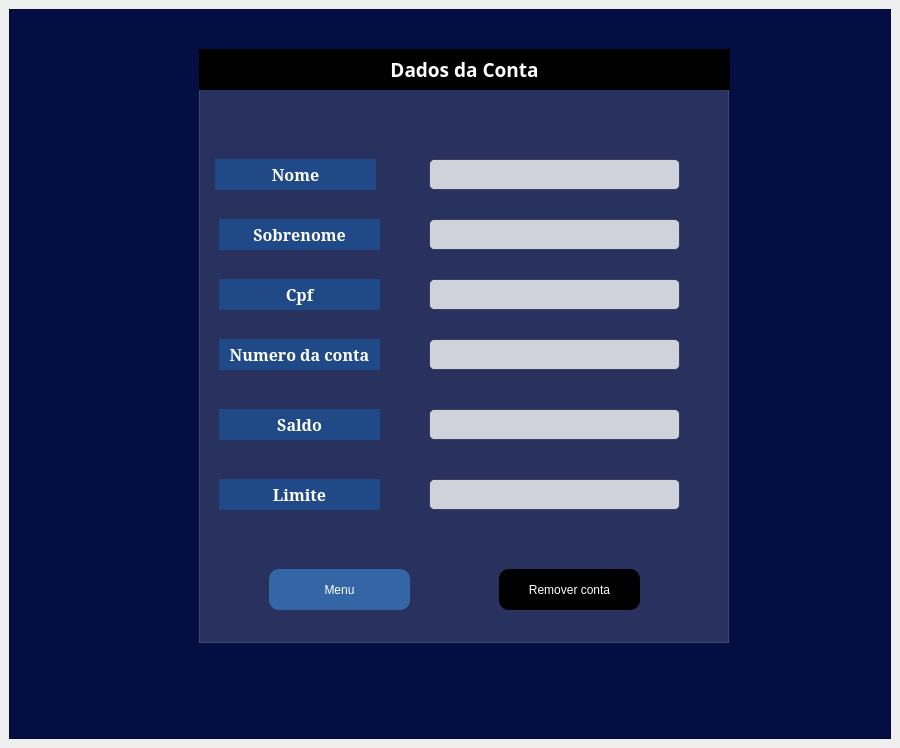
<?xml version="1.0" encoding="UTF-8"?>
<ui version="4.0">
 <class>tela_dados</class>
 <widget class="QMainWindow" name="tela_dados">
  <property name="geometry">
   <rect>
    <x>0</x>
    <y>0</y>
    <width>900</width>
    <height>748</height>
   </rect>
  </property>
  <property name="minimumSize">
   <size>
    <width>540</width>
    <height>650</height>
   </size>
  </property>
  <property name="maximumSize">
   <size>
    <width>1024</width>
    <height>748</height>
   </size>
  </property>
  <property name="windowTitle">
   <string>MainWindow</string>
  </property>
  <widget class="QWidget" name="centralwidget">
   <layout class="QVBoxLayout" name="verticalLayout">
    <item>
     <widget class="QFrame" name="frame">
      <property name="styleSheet">
       <string notr="true">background-color: rgb(4, 14, 66);
color: rgb(255, 255, 255);</string>
      </property>
      <property name="frameShape">
       <enum>QFrame::StyledPanel</enum>
      </property>
      <property name="frameShadow">
       <enum>QFrame::Raised</enum>
      </property>
      <widget class="QFrame" name="frame_2">
       <property name="geometry">
        <rect>
         <x>190</x>
         <y>80</y>
         <width>530</width>
         <height>554</height>
        </rect>
       </property>
       <property name="styleSheet">
        <string notr="true">background-color:rgba(255, 253, 253, 38);
marggin: auto;</string>
       </property>
       <property name="frameShape">
        <enum>QFrame::StyledPanel</enum>
       </property>
       <property name="frameShadow">
        <enum>QFrame::Raised</enum>
       </property>
       <widget class="QLineEdit" name="lineEdit">
        <property name="geometry">
         <rect>
          <x>230</x>
          <y>70</y>
          <width>251</width>
          <height>31</height>
         </rect>
        </property>
        <property name="font">
         <font>
          <pointsize>13</pointsize>
         </font>
        </property>
        <property name="styleSheet">
         <string notr="true">border-radius: 5px;
background-color: rgba(255, 255, 255, 198);
border: 1px solid rgba(3, 20, 52, 150);
color: rgb(0, 0, 0);</string>
        </property>
        <property name="alignment">
         <set>Qt::AlignCenter</set>
        </property>
        <property name="placeholderText">
         <string/>
        </property>
       </widget>
       <widget class="QLineEdit" name="lineEdit_2">
        <property name="geometry">
         <rect>
          <x>230</x>
          <y>130</y>
          <width>251</width>
          <height>31</height>
         </rect>
        </property>
        <property name="font">
         <font>
          <pointsize>13</pointsize>
         </font>
        </property>
        <property name="styleSheet">
         <string notr="true">border-radius: 5px;
background-color: rgba(255, 255, 255, 198);
border: 1px solid rgba(3, 20, 52, 150);
color: rgb(0, 0, 0);</string>
        </property>
        <property name="text">
         <string/>
        </property>
        <property name="alignment">
         <set>Qt::AlignCenter</set>
        </property>
        <property name="placeholderText">
         <string/>
        </property>
       </widget>
       <widget class="QLineEdit" name="lineEdit_3">
        <property name="geometry">
         <rect>
          <x>230</x>
          <y>190</y>
          <width>251</width>
          <height>31</height>
         </rect>
        </property>
        <property name="font">
         <font>
          <pointsize>13</pointsize>
         </font>
        </property>
        <property name="styleSheet">
         <string notr="true">border-radius: 5px;
background-color: rgba(255, 255, 255, 198);
border: 1px solid rgba(3, 20, 52, 150);
color: rgb(0, 0, 0);
</string>
        </property>
        <property name="maxLength">
         <number>11</number>
        </property>
        <property name="alignment">
         <set>Qt::AlignCenter</set>
        </property>
        <property name="placeholderText">
         <string/>
        </property>
       </widget>
       <widget class="QLineEdit" name="lineEdit_4">
        <property name="geometry">
         <rect>
          <x>230</x>
          <y>250</y>
          <width>251</width>
          <height>31</height>
         </rect>
        </property>
        <property name="font">
         <font>
          <pointsize>13</pointsize>
         </font>
        </property>
        <property name="styleSheet">
         <string notr="true">border-radius: 5px;
background-color: rgba(255, 255, 255, 198);
border: 1px solid rgba(3, 20, 52, 150);
color: rgb(0, 0, 0);</string>
        </property>
        <property name="maxLength">
         <number>16</number>
        </property>
        <property name="alignment">
         <set>Qt::AlignCenter</set>
        </property>
        <property name="placeholderText">
         <string/>
        </property>
       </widget>
       <widget class="QLineEdit" name="lineEdit_5">
        <property name="geometry">
         <rect>
          <x>230</x>
          <y>320</y>
          <width>251</width>
          <height>31</height>
         </rect>
        </property>
        <property name="font">
         <font>
          <pointsize>13</pointsize>
         </font>
        </property>
        <property name="styleSheet">
         <string notr="true">border-radius: 5px;
background-color: rgba(255, 255, 255, 198);
border: 1px solid rgba(3, 20, 52, 150);
color: rgb(0, 0, 0);
</string>
        </property>
        <property name="alignment">
         <set>Qt::AlignCenter</set>
        </property>
        <property name="placeholderText">
         <string/>
        </property>
       </widget>
       <widget class="QLineEdit" name="lineEdit_6">
        <property name="geometry">
         <rect>
          <x>230</x>
          <y>390</y>
          <width>251</width>
          <height>31</height>
         </rect>
        </property>
        <property name="font">
         <font>
          <pointsize>13</pointsize>
         </font>
        </property>
        <property name="styleSheet">
         <string notr="true">border-radius: 5px;
background-color: rgba(255, 255, 255, 198);
border: 1px solid rgba(3, 20, 52, 150);
color: rgb(0, 0, 0);</string>
        </property>
        <property name="alignment">
         <set>Qt::AlignCenter</set>
        </property>
        <property name="placeholderText">
         <string/>
        </property>
       </widget>
       <widget class="QLabel" name="label">
        <property name="geometry">
         <rect>
          <x>16</x>
          <y>70</y>
          <width>161</width>
          <height>31</height>
         </rect>
        </property>
        <property name="font">
         <font>
          <family>Serif</family>
          <pointsize>12</pointsize>
          <weight>75</weight>
          <bold>true</bold>
         </font>
        </property>
        <property name="styleSheet">
         <string notr="true">background-color: rgb(32, 74, 135);
border-raduis: 3px;</string>
        </property>
        <property name="text">
         <string>Nome</string>
        </property>
        <property name="alignment">
         <set>Qt::AlignCenter</set>
        </property>
       </widget>
       <widget class="QLabel" name="label_2">
        <property name="geometry">
         <rect>
          <x>20</x>
          <y>130</y>
          <width>161</width>
          <height>31</height>
         </rect>
        </property>
        <property name="font">
         <font>
          <family>Serif</family>
          <pointsize>12</pointsize>
          <weight>75</weight>
          <bold>true</bold>
         </font>
        </property>
        <property name="styleSheet">
         <string notr="true">background-color: rgb(32, 74, 135);
border-raduis: 3px;</string>
        </property>
        <property name="text">
         <string>Sobrenome</string>
        </property>
        <property name="alignment">
         <set>Qt::AlignCenter</set>
        </property>
       </widget>
       <widget class="QLabel" name="label_5">
        <property name="geometry">
         <rect>
          <x>20</x>
          <y>190</y>
          <width>161</width>
          <height>31</height>
         </rect>
        </property>
        <property name="font">
         <font>
          <family>Serif</family>
          <pointsize>12</pointsize>
          <weight>75</weight>
          <bold>true</bold>
         </font>
        </property>
        <property name="styleSheet">
         <string notr="true">background-color: rgb(32, 74, 135);
border-raduis: 3px;</string>
        </property>
        <property name="text">
         <string>Cpf</string>
        </property>
        <property name="alignment">
         <set>Qt::AlignCenter</set>
        </property>
       </widget>
       <widget class="QLabel" name="label_6">
        <property name="geometry">
         <rect>
          <x>20</x>
          <y>250</y>
          <width>161</width>
          <height>31</height>
         </rect>
        </property>
        <property name="font">
         <font>
          <family>Serif</family>
          <pointsize>12</pointsize>
          <weight>75</weight>
          <bold>true</bold>
         </font>
        </property>
        <property name="styleSheet">
         <string notr="true">background-color: rgb(32, 74, 135);
border-raduis: 3px;</string>
        </property>
        <property name="text">
         <string>Numero da conta</string>
        </property>
        <property name="alignment">
         <set>Qt::AlignCenter</set>
        </property>
       </widget>
       <widget class="QLabel" name="label_7">
        <property name="geometry">
         <rect>
          <x>20</x>
          <y>320</y>
          <width>161</width>
          <height>31</height>
         </rect>
        </property>
        <property name="font">
         <font>
          <family>Serif</family>
          <pointsize>12</pointsize>
          <weight>75</weight>
          <bold>true</bold>
         </font>
        </property>
        <property name="styleSheet">
         <string notr="true">background-color: rgb(32, 74, 135);
border-raduis: 3px;</string>
        </property>
        <property name="text">
         <string>Saldo</string>
        </property>
        <property name="alignment">
         <set>Qt::AlignCenter</set>
        </property>
       </widget>
       <widget class="QLabel" name="label_8">
        <property name="geometry">
         <rect>
          <x>20</x>
          <y>390</y>
          <width>161</width>
          <height>31</height>
         </rect>
        </property>
        <property name="font">
         <font>
          <family>Serif</family>
          <pointsize>12</pointsize>
          <weight>75</weight>
          <bold>true</bold>
         </font>
        </property>
        <property name="styleSheet">
         <string notr="true">background-color: rgb(32, 74, 135);
border-raduis: 3px;</string>
        </property>
        <property name="text">
         <string>Limite</string>
        </property>
        <property name="alignment">
         <set>Qt::AlignCenter</set>
        </property>
       </widget>
       <widget class="QPushButton" name="pushButton_2">
        <property name="geometry">
         <rect>
          <x>70</x>
          <y>480</y>
          <width>141</width>
          <height>41</height>
         </rect>
        </property>
        <property name="styleSheet">
         <string notr="true">QPushButton{

background-color: rgb(52, 101, 164);	
border-radius: 10px;
border: 2px rgb(2, 19, 44);
}

QPushButton:hover{
	background-color: rgb(52, 101, 164);
	border: 5px solid rgb(32, 74, 135);
}</string>
        </property>
        <property name="text">
         <string>Menu</string>
        </property>
       </widget>
       <widget class="QPushButton" name="pushButton_3">
        <property name="geometry">
         <rect>
          <x>300</x>
          <y>480</y>
          <width>141</width>
          <height>41</height>
         </rect>
        </property>
        <property name="styleSheet">
         <string notr="true">QPushButton{

background-color: rgb(0, 0, 0);	
border-radius: 10px;
border: 2px rgb(2, 19, 44);
}

QPushButton:hover{
	border: 5px solid rgb(2, 19, 44);
	font-weigth: bold;

}</string>
        </property>
        <property name="text">
         <string>Remover conta</string>
        </property>
       </widget>
      </widget>
      <widget class="QLabel" name="label_9">
       <property name="geometry">
        <rect>
         <x>190</x>
         <y>40</y>
         <width>531</width>
         <height>41</height>
        </rect>
       </property>
       <property name="font">
        <font>
         <family>Sans Serif</family>
         <pointsize>14</pointsize>
         <weight>75</weight>
         <bold>true</bold>
        </font>
       </property>
       <property name="styleSheet">
        <string notr="true">background-color: rgb(0, 0, 0);
</string>
       </property>
       <property name="text">
        <string>Dados da Conta</string>
       </property>
       <property name="alignment">
        <set>Qt::AlignCenter</set>
       </property>
      </widget>
     </widget>
    </item>
   </layout>
  </widget>
 </widget>
 <resources/>
 <connections/>
</ui>
